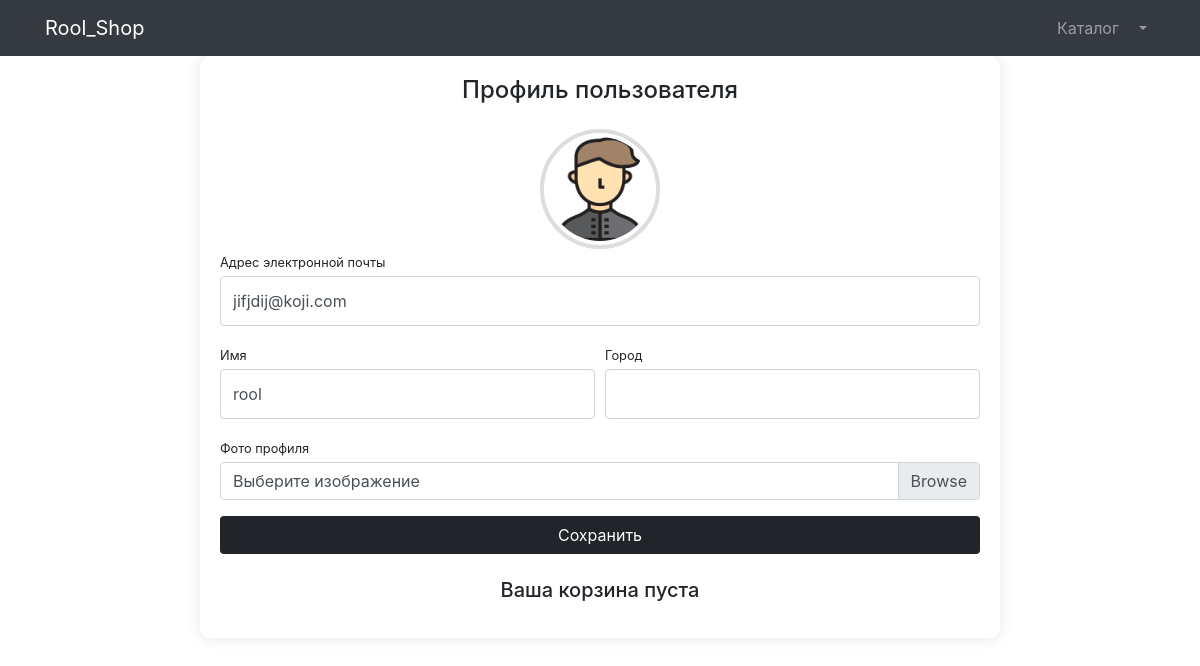
/users/profile/ (signed in), run on an earlier commit of the app's database.
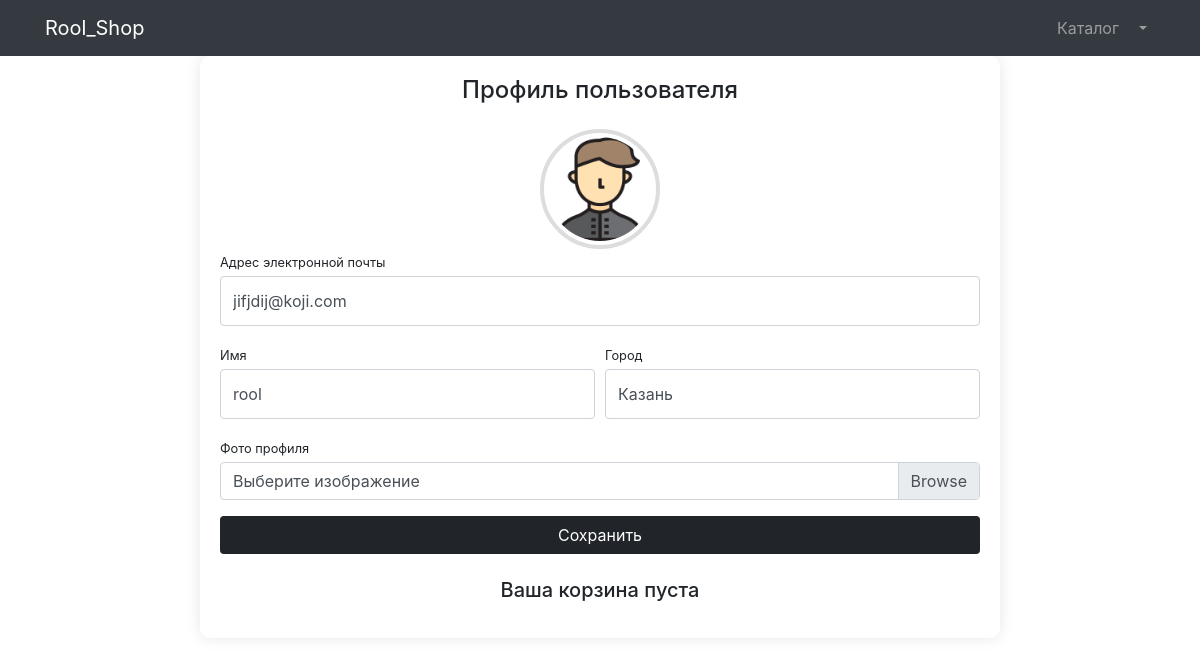
And on a later commit of the database.
### users/models.py (models this page shows)
class User(AbstractUser):
    city = models.CharField(max_length=100, blank=True, null=True)
    birth_date = models.DateField(blank=True, null=True)
    image = models.ImageField(upload_to='users_images', null=True, blank=True)
    is_verified_email = models.BooleanField(default=False)

### users/views.py (the view)
# urls.py: path('profile/', profile, name='profile'),
@login_required
def profile(request):
    if request.method == 'POST':
        form = UserProfileForm(instance=request.user, data=request.POST, files=request.FILES)
        if form.is_valid():
            form.save()
            return HttpResponseRedirect(reverse('users:profile'))
        else:
            print(form.errors)
    else:
        form = UserProfileForm(instance=request.user)
    baskets = Basket.objects.filter(user=request.user)
    context = {'title': 'Профиль',
               'form': form,
               'baskets': baskets,
               }
    return render(request, 'users/profile.html', context)

### users/forms.py
class UserProfileForm(UserChangeForm):
    username = forms.CharField(widget=forms.TextInput(attrs={'class': 'form-control py-4'}))
    city = forms.CharField(widget=forms.TextInput(attrs={'class': 'form-control py-4'}))
    image = forms.ImageField(widget=forms.FileInput(attrs={'class': 'custom-file-input'}), required=False, help_text='')
    email = forms.EmailField(widget=forms.EmailInput(attrs={'class': 'form-control py-4'}))
    class Meta:
        model = User
        fields = ('username', 'city', 'image', 'email')

### users/templates/users/profile.html (shortened to what this page needs)
{% extends 'shop/base.html' %}
{% load static %}
{% block css %}
<link href="{% static 'sh/css/profile.css' %}" rel="stylesheet">
{% endblock %}
{% block content %}
<div class="container">
    <div class="profile-container">
        <h4 class="text-center mb-4">Профиль пользователя</h4>
        <div class="text-center">
            <img class="profile-image img-thumbnail"
                 src="{% if user.image %}{{ user.image.url }}{% else %}{% static 'sh/img/users/a.webp' %}{% endif %}"
                 alt="Фото профиля">
        </div>
        <form action="{% url 'users:profile' %}" method="post" enctype="multipart/form-data">
            <div class="form-group">
                <label class="small mb-1" for="{{ form.email.id_for_label }}">Адрес электронной почты</label>
                {{ form.email }}
            </div>
            <div class="form-row">
                <div class="col-lg-6">
                    <div class="form-group">
                        <label class="small mb-1" for="{{ form.username.id_for_label }}">Имя</label>
                        {{ form.username }}
                    </div>
                </div>
                <div class="col-lg-6">
                    <div class="form-group">
                        <label class="small mb-1" for="{{ form.city.id_for_label }}">Город</label>
                        {{ form.city }}
                    </div>
                </div>
            </div>
            <div class="form-group">
                <label class="small mb-1" for="{{ form.image.id_for_label }}">Фото профиля</label>
                <div class="custom-file">
                    <label class="custom-file-label" for="{{ form.image.id_for_label }}">Выберите изображение</label>
                </div>
            </div>
            <button class="btn btn-custom btn-block mt-3" type="submit">Сохранить</button>
        </form>
        <div class="mt-4">
            {% include 'shop/baskets.html' %}
        </div>
    </div>
</div>
{% endblock %}

### shop/templates/shop/base.html (shortened to what this page needs)
{% load static %}
{% load i18n %}
<!DOCTYPE html>
<html lang="en">
<head>
    <link href="{% static 'sh/bootstrap/css/bootstrap.min.css' %}" rel="stylesheet">
    {% block css %}  {% endblock %}
</head>
<body>
<nav class="navbar navbar-expand-lg navbar-dark bg-dark fixed-top">
    <div class="container">
        <a class="navbar-brand" href="{% url 'index' %}">Rool_Shop</a>
        <div class="collapse navbar-collapse" id="navbarResponsive">
            <ul class="navbar-nav ml-auto">
                <li class="nav-item">
                    <a class="nav-link" href="{% url 'products:index' %}">Каталог  </a>
                </li>
                {% if user.is_authenticated %}
                                <li class="nav-item dropdown">
                    <a class="nav-link dropdown-toggle" href="#" id="navbarDropdown" role="button"
                       data-bs-toggle="dropdown" aria-expanded="false">
                    </a>
                </li>
                {% else %}
                <li class="nav-item">
                    <a class="nav-link" href="{% url 'users:login' %}">Войти <i class="fas fa-door-open"></i></a>
                </li>
                {% endif %}
            </ul>
        </div>
    </div>
</nav>
{% block content %}
{% endblock %}
</body>
</html>

### shop/templates/shop/baskets.html
{% if baskets %}
    <h5 class="mt-3 mb-3 d-flex justify-content-between align-items-center">
        Корзина <span class="badge badge-secondary">{{ baskets.total_quantity }}</span>
    </h5>
    {% for basket in baskets %}
        <div class="card mb-2">
            <div class="card-body p-2">
                <div class="d-flex justify-content-between align-items-center">
                    <span class="font-weight-bold">{{ basket.product.name }}</span>
                    <small class="text-muted">{{ basket.sum }} руб.</small>
                </div>
                <div class="row mt-2 text-center">
                    <div class="col-4">
                        <input name="basketID" type="number" class="form-control form-control-sm"
                               value="{{ basket.quantity }}" min="0">
                    </div>
                    <div class="col-4">
                        <a href="{% url 'products:basket_remove' basket.id %}" class="text-danger small">
                            <i class="fas fa-trash"></i> Удалить
                        </a>
                    </div>
                </div>
            </div>
        </div>
    {% endfor %}
    <div class="card mt-3">
        <div class="card-footer p-2">
            <p class="float-left mb-0">Итого:</p>
            <h5 class="float-right mb-0">{{ baskets.total_sum }} руб.</h5>
        </div>
    </div>
    <a class="btn btn-dark btn-sm mt-3 float-right" href="{% url 'products:payment' %}">
        Cформировать счет заказа
    </a>
{% else %}
    <h5 class="mt-3 mb-3 text-center">
        Ваша корзина пуста
    </h5>
{% endif %}

### static/sh/css/profile.css (style rules this page uses)
body { padding-top: 56px; }

### users/templates/users/profile.html (style rules this page uses)
.profile-container { max-width: 800px; margin: auto; background: #fff; padding: 20px; border-radius: 10px; box-shadow: 0 0 15px rgba(0, 0, 0, 0.1); }
.profile-image { width: 120px; height: 120px; object-fit: cover; border-radius: 50%; border: 4px solid #ddd; }
.btn-custom { background-color: #212529; color: #fff; transition: 0.3s; }
.custom-file-label::after { content: "Выбрать"; }

What changed in the data, as far as the page shows it:
changed User "jifjdij@koji.com": city (not shown) → "Казань"
